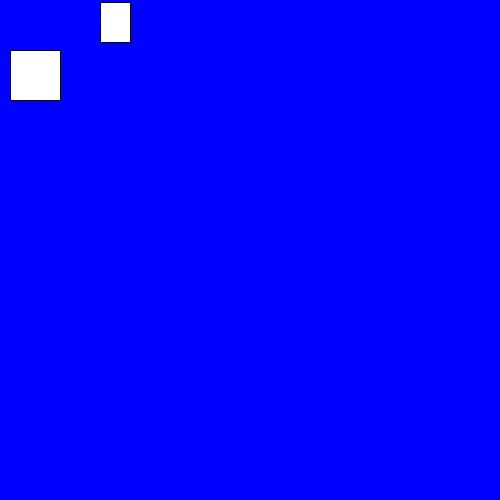
Frame 1 (no input)
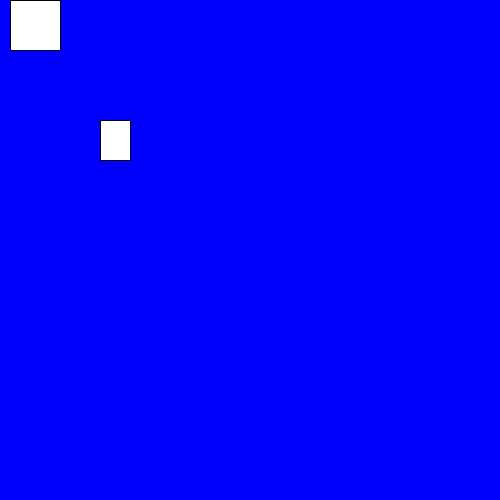
Frame 60 (the mouse pressed at the canvas centre just before this capture)
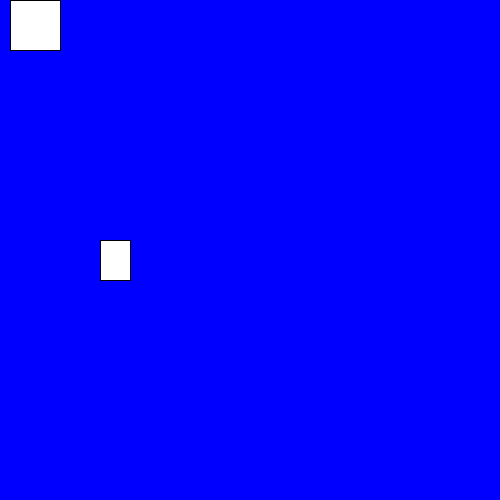
Frame 120 (the mouse held since frame 60 and released just before this capture)

The Processing sketch that drew these frames (run headless with seeded random() and noise(); from frame 60 on, the mouse is pressed at the canvas centre):

// Processing sketch: processing_31256
// ── processing_31256.pde

class Shoe{
int xPos;
int yPos;
int wid;
int hei;
int x;
int y;
int speed;
color col;

 Shoe(int x, int y, int w, int h, int spd, color c){
xPos = x;
yPos = y;
wid = w;
hei = h;
col = c;
speed = spd;

}
  


  
void display(){
fill(255);
rect (xPos, y, wid, hei);
}
 
void drive(){
  y = y+speed;
  
  if(y > 450) {
  speed=-speed;
}
  if(y < 1) {
    speed=-speed;
  }
}
}
  Shoe mine = new Shoe(100, 10, 30, 40, 2, color(255,255,255));
  Shoe his = new Shoe(10,100,50,50, 50, color(0));
 
  void setup(){
   size(500,500);
   background(0,0,0);
   frameRate(20);
 }
                
void draw(){
  background(0,0,  255);
  mine.drive();
  mine.display();
  his.drive();
  his.display();
}
